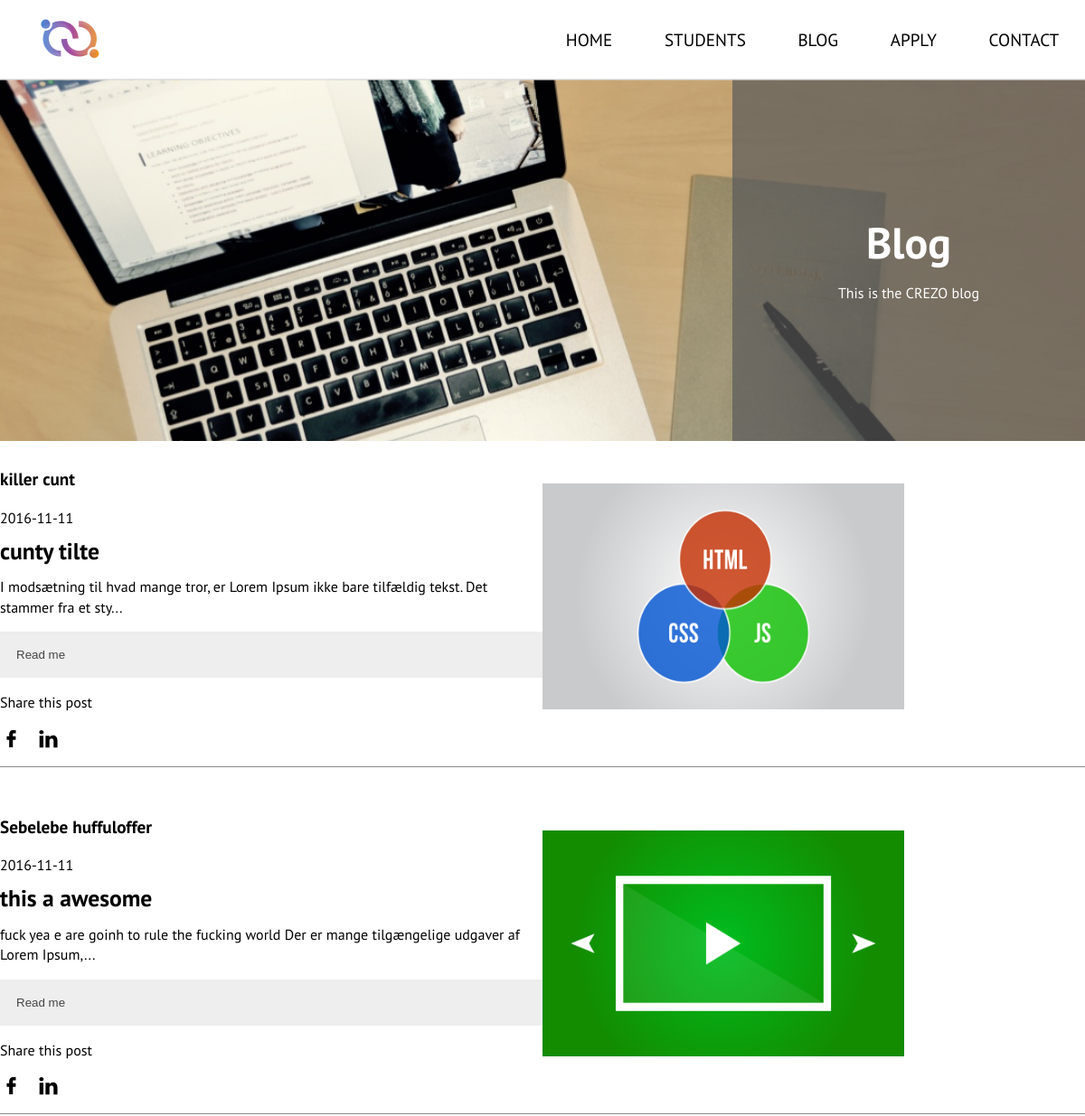
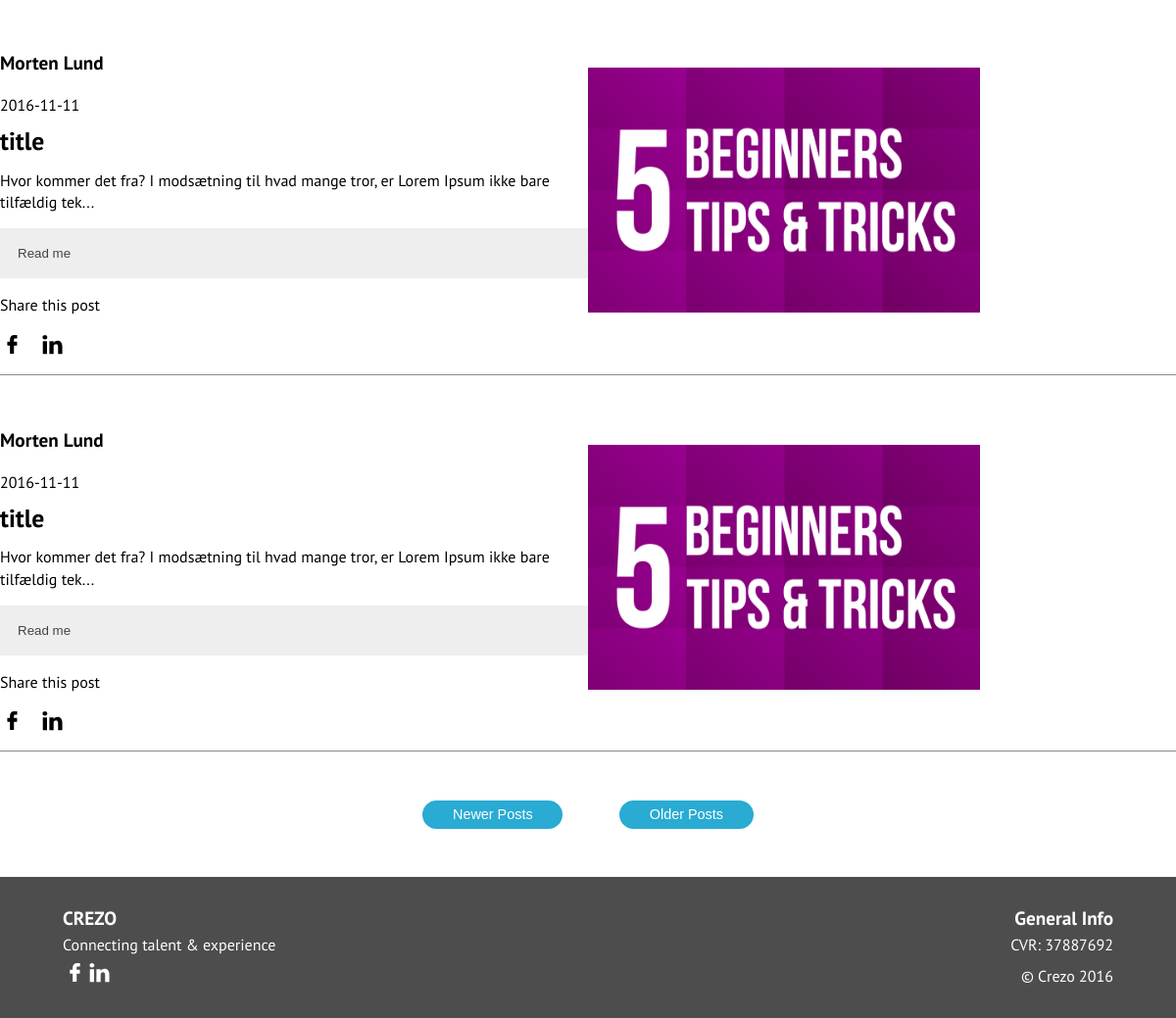
Screenshot of /blog.php with the database file from the repository (2 pictures, top to bottom).
### tables this page shows
CREATE TABLE `blog` (
  `bid` int(11) NOT NULL,
  `btilte` varchar(120) NOT NULL,
  `bpic` varchar(120) DEFAULT NULL,
  `bPicAlt` varchar(120) DEFAULT NULL,
  `bpost` longtext,
  `bdate` date DEFAULT NULL,
  `firstName` varchar(120) NOT NULL,
  `lastName` varchar(120) NOT NULL
);

### blog.php (the view, shortened to what this page needs)
<?php
include_once ("function.php");
$query = ("SELECT * FROM blog ORDER by bid desc limit 10");
$result = $mysqli->query($query);
?>
<!doctype html>
<html>
<head>
	<link href="styles.css" rel="stylesheet">
</head>
<body>
	<?php
	include "nav.php";
	?>
	<section class="blogpageintro">
		<div class="blogintro">
			<h1>Blog</h1>
			<p>This is the CREZO blog</p>
		</div>
	</section>
	<?php
	if($result){
	while($data = $result->fetch_assoc()){
	echo'<main class="blogsection">';
		echo'<article class="blogpost">';
			echo'<header class="postintro">';
				echo'<span class="author">'.$data['firstName'] . ' ' . $data['lastName']. '</span><br>';
				echo'<time class"data">'. $data['bdate'] .'</time>';
				echo '<h2>'. $data['btilte'] . '</h2>';
				echo '<p>' . substr($data['bpost'], 0, 100).'...' . '</p>';
				echo '<button class="accordion">Read me</button>';
				echo'<div class="socialmedia">';
					echo'<p>Share this post</p>';
					echo'<img src="img/social_icons/facebook.svg" alt="facebook" width="25" height="25">';
					echo'<img src="img/social_icons/linkedin.svg" alt="linkedin" width="25" height="25">';
				echo'</div>';
			echo'</header>';
			echo'<div class="blogimage">';
				echo '<img src="blogpics/'.$data['bpic'].'" height="250px" width="400px" alt="'.$data['bPicAlt'].'">';
			echo'</div>';
		echo'</article>';
	echo'</main>';
	}
 }
?>
	<navigation class="blognavigation">
		<button class="desc_sort">Newer Posts</button>
		<button class="asc_sort">Older Posts</button>
	</navigation>
	<?php
	include "footer.php";
	?>
</body>
</html>

### nav.php (shortened to what this page needs)
<?php
		echo "<header class='pageheader' role='banner'>";
		echo "<div class='logocontainer'><a href='index.php' class='navlogo'><img src='img/logo/crezoplain.svg' width='85' height='85'></a></div>";
		echo "<nav class='pagenav' role='navigation'>";
		echo 	"<ul class='topnav' id='myTopnav'>";
		echo 		"<li><a href='index.php' title='Home'>HOME</a></li>";
		echo 		"<li><a href='students.php' title='Students'>STUDENTS</a></li>";
		echo 		"<li><a href='blog.php' title='Blog'>BLOG</a></li>";
		echo 		"<li><a href='apply.php' title='Apply'>APPLY</a></li>";
		echo 		"<li><a href='contact.php' title='Contact'>CONTACT</a></li>";
		echo 	"</ul>";
		echo "</nav>";
		echo "</header>";
?>

### footer.php
<?php
	echo "<footer id='pagefooter' role='contentinfo'>";
	echo  "<div id='ourcompany''>";
	echo "<h4>CREZO</h4>";
	echo "<p>Connecting talent & experience</p>";
	echo "<img src='img/social_icons/facebook2.svg' alt='facebookicon' width='25' height='25'>";
	echo "<img src='img/social_icons/linkedin2.svg' alt='linkedinicon' width='25' height='25'>";
    echo "</div>";
	echo "<div id='generalinfo'>";
	echo "<h4>General Info</h4>";
	echo "<p>CVR: 37887692</p>";
	echo "<p class='copy'>&copy; Crezo 2016</p>";
	echo "</div>";
?>

### styles.css (style rules this page uses)
* { border-spacing: border-box; }
html, body, div, span, applet, object, iframe, h1, h2, h3, h4, h5, h6, p, blockquote, pre, a, abbr, acronym, address, big, cite, code, del, dfn, em, img, ins, kbd, q, s, samp, small, strike, strong, sub, sup, tt, var, b, u, i, center, dl, dt, dd, ol, ul, li, fieldset, form, label, legend, table, caption, tbody, tfoot, thead, tr, th, td, article, aside, canvas, details, embed, figure, figcaption, footer, header, hgroup, menu, nav, output, ruby, section, summary, time, mark, audio, video { margin: 0; padding: 0; border: 0; font-size: 100%; font: inherit; vertical-align: baseline; }
article, aside, details, figcaption, figure, footer, header, hgroup, menu, nav, section { display: block; }
body { line-height: 1; }
ol, ul { list-style: none; }
body { font-family: 'PT Sans', 'helvetica', sans-serif; }
header, nav, section, article, footer, aside { display: block; }
h1 { font-size: 2em; font-weight: bold; }
h2 { font-size: 1.6em; font-weight: bold; }
h4 { font-size: 1.2em; font-weight: bold; }
p { font-size: 1em; font-weight: 400; }
a { text-decoration: none; color: black; }
nav { position: fixed; display: flex; align-items: center; justify-content: flex-end; background: rgba(255,255,255,.6); width: 100%; border-bottom: rgba(0,0,0,0.1) 2px solid; z-index: 3; }
nav ul { display: block; text-align: right; }
nav.pagenav ul li { margin: auto .5em; font-size: 1.2em; list-style: none; display: inline-block; }
ul.topnav { list-style-type: none; margin: 0; padding: 0; height: 20%; width: 100%; }
ul.topnav li { font-size: 1.2em; list-style: none; display: inline-block; }
ul.topnav li a { display: inline-block; color: black; text-align: center; padding: 0.9em 1em; text-decoration: none; transition: 0.3s; font-size: 1em; }
header.pageheader { position: fixed; display: flex; align-items: center; width: 100%; top: 0; z-index: 100000; background: rgba(255,255,255,.6); border-bottom: rgba(0,0,0,0.1) 2px solid; }
div.logocontainer { position: relative; margin-left: 3%; }
nav.pagenav { position: relative; border: none; background: none; }
.accordion { background-color: #eee; color: #444; cursor: pointer; padding: 18px; width: 100%; text-align: left; border: none; outline: none; transition: 0.4s; }
article.blogpost { padding-top: 2em; }
section.blogpageintro { position: relative; display: flex; justify-content: flex-end; background: url(img/blog.jpg); background-position: 0 50%; background-size: cover; height: 50vh; margin-top: 5.5em; }
div.blogintro { background: rgba(90,90,90,.7); display: flex; text-align: center; align-items: center; justify-content: center; flex-direction: column; width: 32.5%; height: 100%; color: white; }
div.blogintro h1 { padding-bottom: .5em; font-size: 3em; text-align: center; }
article.blogpost { height: auto; width: 100%; min-height: 20vh; display: flex; align-items: center; justify-content: center space-around; flex-direction: flex-start; margin-bottom: 1.5em; border-bottom: 1px #8C8A8A solid; }
article.blogpost span { font-weight: bold; font-size: 1.2em; padding-bottom: 0.5em; }
article.blogpost p { font-weight: italic; font-size: 1em; padding: 1em 0; line-height: 1.4em; }
article.blogpost time { margin-bottom: 1em; }
header.postintro { display: flex; flex-direction: column; width: 50%; height: 100%; }
div.blogimage { height: 250px; width: 400px; background: url(img/placeholder/10.jpg) no-repeat; background-size: cover; margin-bottom: 3em; }
div.socialmedia { margin-bottom: 1em; }
.socialmedia img { padding-right: 1em; }
navigation.blognavigation { display: flex; justify-content: center; align-items: center; height: 10vh; padding-bottom: 1.5em; }
.blognavigation button { border-radius: 20px; margin: 2em; background: #29abd3; border: 2px #29abd3 solid; height: 2em; width: auto; font-size: .9em; padding: 0 2em; color: white; }
footer { postion: relative; background: #4d4d4d; overflow: auto; color: white; }
footer #ourcompany { float: left; display: block; margin: 2em 0 2em 4em; }
footer #generalinfo { float: right; display: block; margin: 2em 4em 2em 4em; text-align: right; }
footer #ourcompany h4 { margin-bottom: .5em; }
footer #generalinfo h4 { margin-bottom: .5em; }
footer img { margin-top: .5em; }
.copy { margin-top: 1em; }

### rows the page displays
blog: firstName "killer", lastName "cunt", bdate "2016-11-11", btilte "cunty tilte", bpost "I modsætning til hvad mange tror, er Lorem Ipsum ikke bare tilfældig tekst. Det stammer fra et sty", bpic (picture)
blog: firstName "Sebelebe", lastName "huffuloffer", bdate "2016-11-11", btilte "this a awesome", bpost "fuck yea e are goinh to rule the fucking world Der er mange tilgængelige udgaver af Lorem Ipsum,", bpic (picture)
blog: firstName "Morten", lastName "Lund", bdate "2016-11-11", btilte "title", bpost "Hvor kommer det fra? I modsætning til hvad mange tror, er Lorem Ipsum ikke bare tilfældig tek", bpic (picture)
blog: firstName "Morten", lastName "Lund", bdate "2016-11-11", btilte "title", bpost "Hvor kommer det fra? I modsætning til hvad mange tror, er Lorem Ipsum ikke bare tilfældig tek", bpic (picture)
